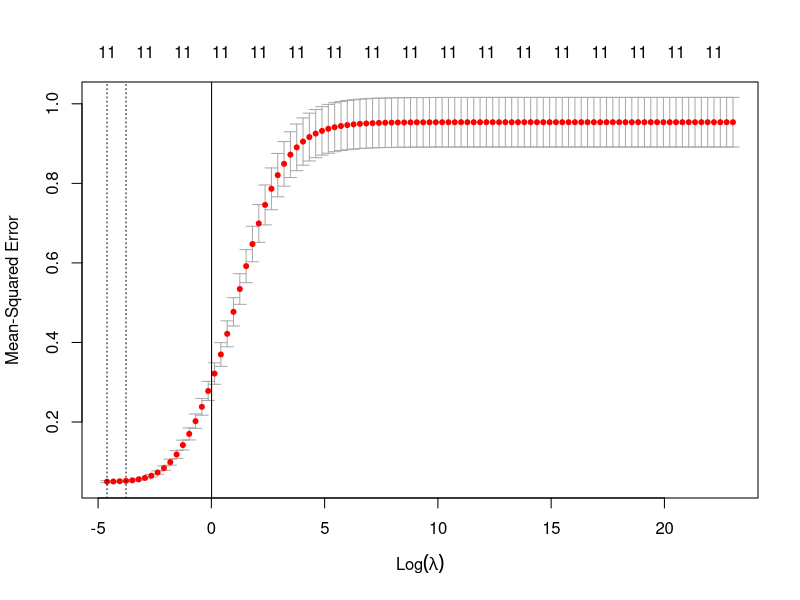

This figure's R source:
# libraries
library(glmnet)

# reading in the train and test sets in addition to the full scaled credit data set
scaled_credit <- read.csv('data/scaled_credit.csv')
scaled_credit <- scaled_credit[-1]
train <- read.csv(file = 'data/train_credit.csv')
train <- train[-1]
test <- read.csv(file = 'data/test_credit.csv')
test <- test[-1]

# setting the grid of lambdas manually
grid <- 10^seq(10, -2, length = 100)

# performing a ridge regression onto training set with 10 fold CV
set.seed(10)
train_ridge <- cv.glmnet(x = as.matrix(train[,-12]), y = train[,12], 
                   intercept = FALSE, standardize = FALSE, alpha = 0, 
                   lambda = grid, nfolds = 10)

# saving the models to a RData file in the data directory
save(train_ridge, file = 'data/ridge_models.RData')

# finding the best lambda from the models
best_lambda <- train_ridge$lambda.min

# plotting the cv erros of the ridge regression and saving the plot as a png image
png('images/ridge_cv_errors_plot.png')
plot(train_ridge)
abline(v = best_lambda)
dev.off()

# predicting the response Balance with the model with best lambda
ridge_pred <- predict(train_ridge, as.matrix(test[,-12]), s = best_lambda)

# finding the test mse of the optimal model
ridge_mse <- mean((ridge_pred - test[,12])^2)

# fitting the best ridge model with the optimal lambda
best_ridge <- glmnet(x = as.matrix(scaled_credit[,-12]), y = scaled_credit[,12], 
                   intercept = FALSE, standardize = FALSE, alpha = 0, 
                   lambda = best_lambda)

# outputting the regression coefficients after reformatting the dfC matrix 
# Intercept is 0 after standardizing/centering
best_ridge_coef <- coef(best_ridge)
coef_names <- best_ridge_coef@Dimnames[[1]]
coef_values <- best_ridge_coef@x
coef_values <- c(0,coef_values)
best_ridge_coef <- data.frame('Coefficients' = coef_names, 'Values' = coef_values)

# outputting the best lambda, mse, and coefficients to a textfile
sink('data/ridge-output.txt')
cat('Best lambda for ridge regression\n')
print(best_lambda)
cat('\nTest mean squared error using the best lambda\n')
print(ridge_mse)
cat('\nOfficial coefficients for the optimal model\n')
print(best_ridge_coef)
sink()
